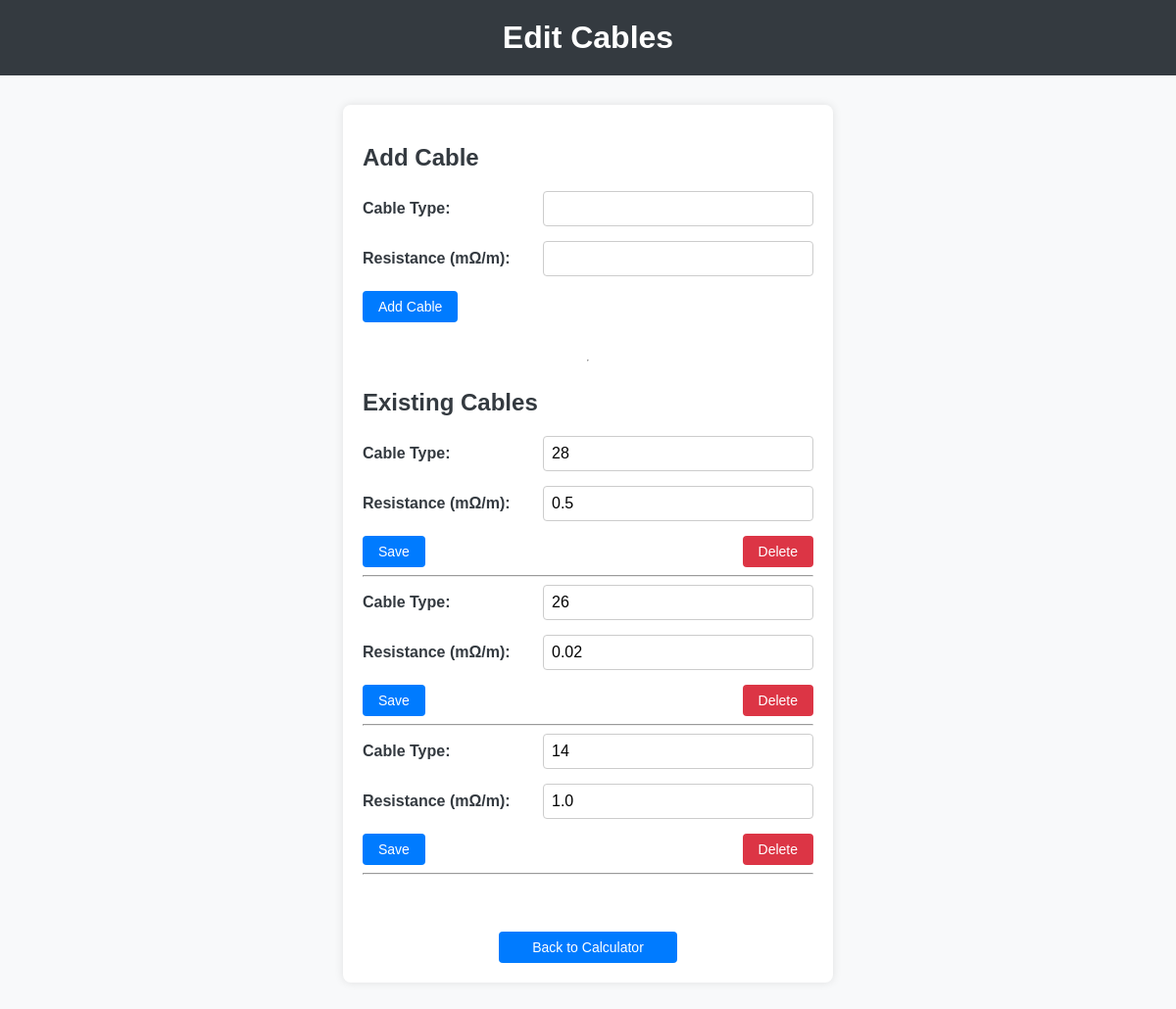
Page /edit_cables on the earlier database version.
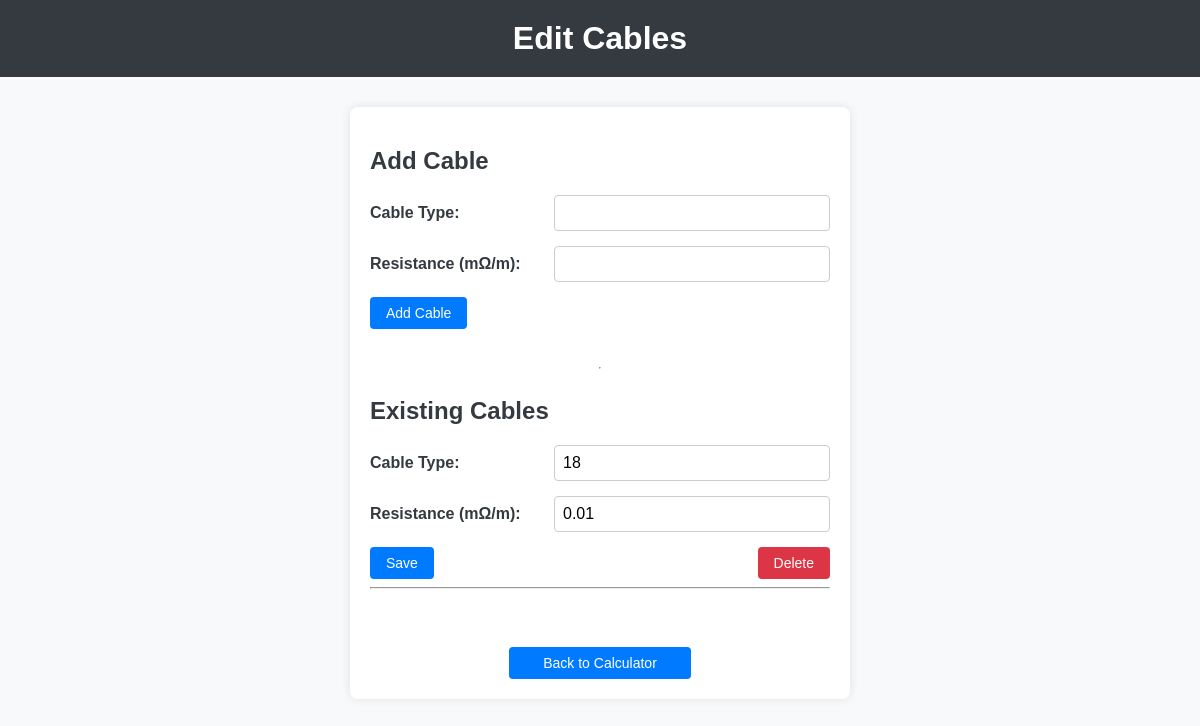
Same page on the later database version.
### models.py (models this page shows)
class Cable(Base):
    __tablename__ = "cables"
    id = Column(Integer, primary_key=True, index=True)
    type = Column(String, unique=True, index=True)
    resistance = Column(Float)

### main.py (the view)
@app.get("/edit_cables", response_class=HTMLResponse)
async def edit_cables(request: Request, db: Session = Depends(get_db)):
    cables = db.query(Cable).all()
    return templates.TemplateResponse("edit_cables.html", {"request": request, "cables": cables})

### templates/edit_cables.html (shortened to what this page needs)
<!DOCTYPE html>
<html lang="en">
<head>
    <link rel="stylesheet" href="/static/styles.css">
</head>
<body>
    <header>
        <h1>Edit Cables</h1>
    </header>
    <main class="edit-cables-main">
        <section class="add-cable-section">
            <h2>Add Cable</h2>
            <form action="/add_cable" method="post" class="cable-form">
                <div class="form-row">
                    <label for="type">Cable Type:</label>
                    <input type="text" id="type" name="type" required>
                </div>
                <div class="form-row">
                    <label for="resistance">Resistance (mΩ/m):</label>
                    <input type="number" step="0.01" id="resistance" name="resistance" required>
                </div>
                <div class="form-group">
                    <button type="submit" class="btn btn-add">Add Cable</button>
                </div>
            </form>
        </section>
        <hr class="section-divider">
        <section class="existing-cables-section">
            <h2>Existing Cables</h2>
            <div class="cable-list">
                {% for cable in cables %}
                <form action="/edit_cable/{{ cable.id }}" method="post" class="cable-form">
                    <div class="form-row">
                        <label for="type">Cable Type:</label>
                        <input type="text" id="type" name="type" value="{{ cable.type }}" required>
                    </div>
                    <div class="form-row">
                        <label for="resistance">Resistance (mΩ/m):</label>
                        <input type="number" step="0.00001" id="resistance" name="resistance" value="{{ cable.resistance }}" required>
                    </div>
                    <div class="btn-group">
                        <button type="submit" class="btn btn-save">Save</button>
                        <button formaction="/delete_cable/{{ cable.id }}" formmethod="post" class="btn btn-delete">Delete</button>
                    </div>
                </form>
                <hr class="cable-divider">
                {% endfor %}
            </div>
        </section>
        <a href="/" class="btn btn-back">Back to Calculator</a>
    </main>
</body>
</html>

Differences in the rows shown:
removed Cable: type "26", resistance "0.02"
removed Cable: type "14", resistance "1.0"
changed Cable: type "28" → "18"; resistance "0.5" → "0.01"
